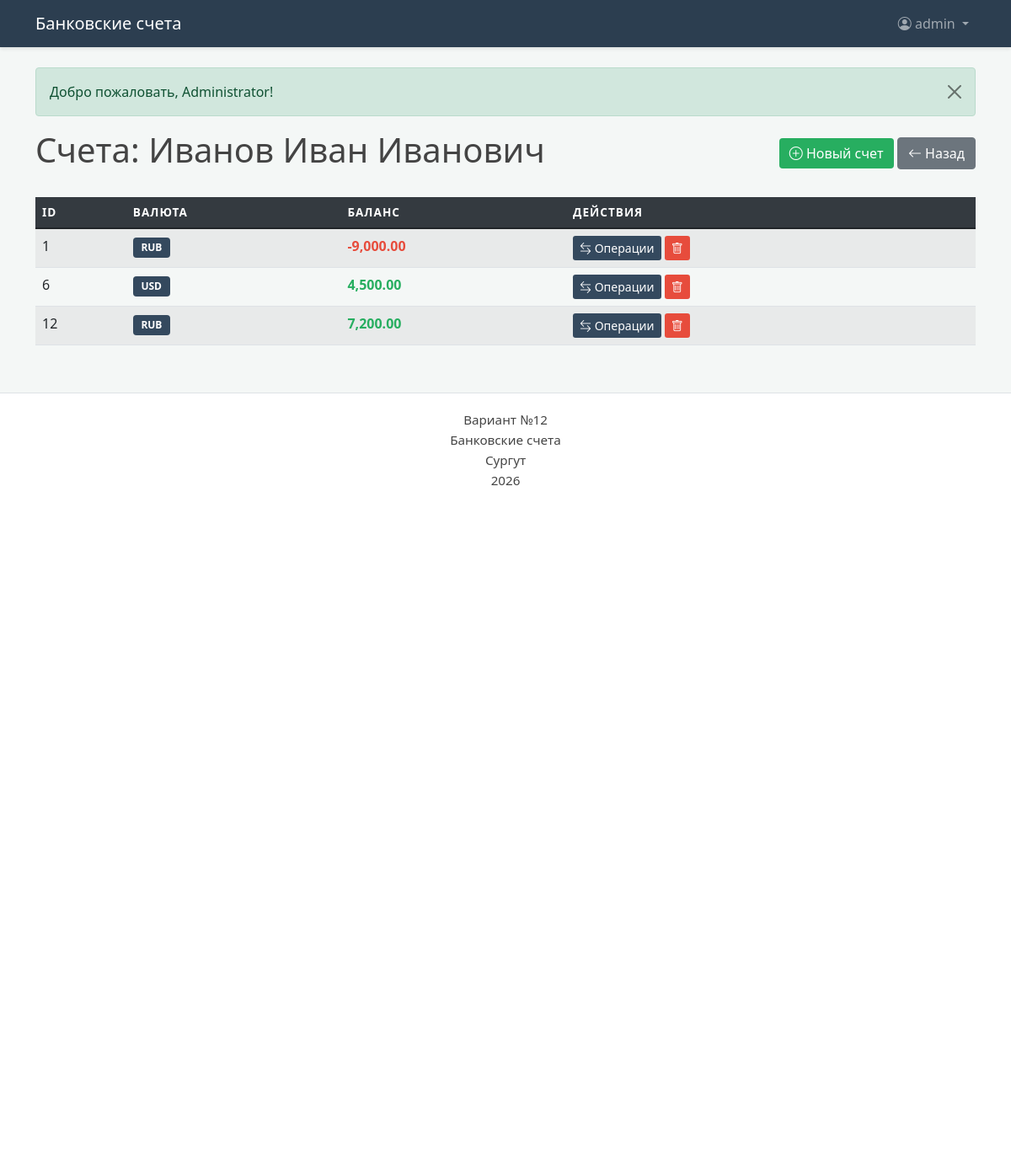
Page /wallets.php?client_id=1 (signed in) on the committed database.
### tables this page shows
CREATE TABLE `wallet` (
  `id` int(11) NOT NULL,
  `id_client` int(11) NOT NULL,
  `wallet_currency` varchar(10) NOT NULL
);

### wallets.php (the view, shortened to what this page needs)
<?php
require_once 'dbconnect.php';
$client_id = $_GET['client_id'] ?? 0;
$client = $pdo->prepare("SELECT * FROM сlients WHERE id = ?");
$client->execute([$client_id]);
$client = $client->fetch();
$wallets = $pdo->prepare("SELECT * FROM wallet WHERE id_client = ? ORDER BY id");
$wallets->execute([$client_id]);
$wallets = $wallets->fetchAll();
include 'header.php';
?>
<div class="d-flex justify-content-between align-items-center mb-4">
    <h1> Счета: <?= htmlspecialchars($client['full_name']) ?> </h1>
    <div>
        <a href="wallets_add.php?client_id=<?= $client_id ?>" class="btn btn-add">
            <i class="bi bi-plus-circle"></i> Новый счет
        </a>
        <a href="clients.php" class="btn btn-secondary">
            <i class="bi bi-arrow-left"></i> Назад
        </a>
    </div>
</div>
<div class="table-responsive">
    <table class="table table-striped table-hover">
        <thead>
            <tr>
                <th>ID</th>
                <th>Валюта</th>
                <th>Баланс</th>
                <th>Действия</th>
            </tr>
        </thead>
        <tbody>
            <?php foreach ($wallets as $wallet):
                $income = $pdo->prepare("SELECT COALESCE(SUM(total), 0) FROM prixod_operation WHERE id_wallet = ?");
                $income->execute([$wallet['id']]);
                $expense = $pdo->prepare("SELECT COALESCE(SUM(total), 0) FROM rashod_operation WHERE id_wallet = ?");
                $expense->execute([$wallet['id']]);
                $balance = $income->fetchColumn() - $expense->fetchColumn();
            ?>
            <tr>
                <td><?= $wallet['id'] ?></td>
                <td><span class="badge badge-custom"><?= $wallet['wallet_currency'] ?></span></td>
                <td class="<?= $balance >= 0 ? 'amount-pos' : 'amount-neg' ?>">
                    <?= number_format($balance, 2) ?>
                </td>
                <td>
                    <a href="operations.php?wallet_id=<?= $wallet['id'] ?>" class="btn btn-sm btn-action">
                        <i class="bi bi-arrow-left-right"></i> Операции
                    </a>
                    <a href="delete_wallet.php?id=<?= $wallet['id'] ?>&client_id=<?= $client_id ?>"
                       class="btn btn-sm btn-delete"
                       onclick="return confirm('Закрыть счет?')">
                        <i class="bi bi-trash"></i>
                    </a>
                </td>
            </tr>
            <?php endforeach; ?>
        </tbody>
    </table>
</div>
<?php include 'footer.php'; ?>

### style.css (style rules this page uses)
body { background-color: #f4f7f6; color: #444; font-family: 'Segoe UI', Roboto, Helvetica, Arial, sans-serif; }
.table thead th { background-color: #343a40; color: white; border: none; text-transform: uppercase; font-size: 0.85rem; letter-spacing: 1px; }
.amount-pos { color: #27ae60 !important; font-weight: bold; }
.amount-neg { color: #e74c3c !important; font-weight: bold; }
.badge-custom { background-color: #34495e !important; color: white; padding: 0.5em 0.8em; }
.btn-action { background-color: #34495e !important; color: white !important; border: none !important; transition: all 0.2s ease; }
.btn-delete { background-color: #e74c3c !important; color: white !important; border: none !important; }
.btn-add { background-color: #27ae60 !important; color: white !important; border: none !important; }

### rows in the picture
сlients: full_name "Иванов Иван Иванович"
wallet: id "1", wallet_currency "RUB", balance "-9,000.00"
wallet: id "6", wallet_currency "USD", balance "4,500.00"
wallet: id "12", wallet_currency "RUB", balance "7,200.00"

### other values in the picture
$_SESSION['username'] "admin"
$_SESSION['message'] "Добро пожаловать, Administrator!"
